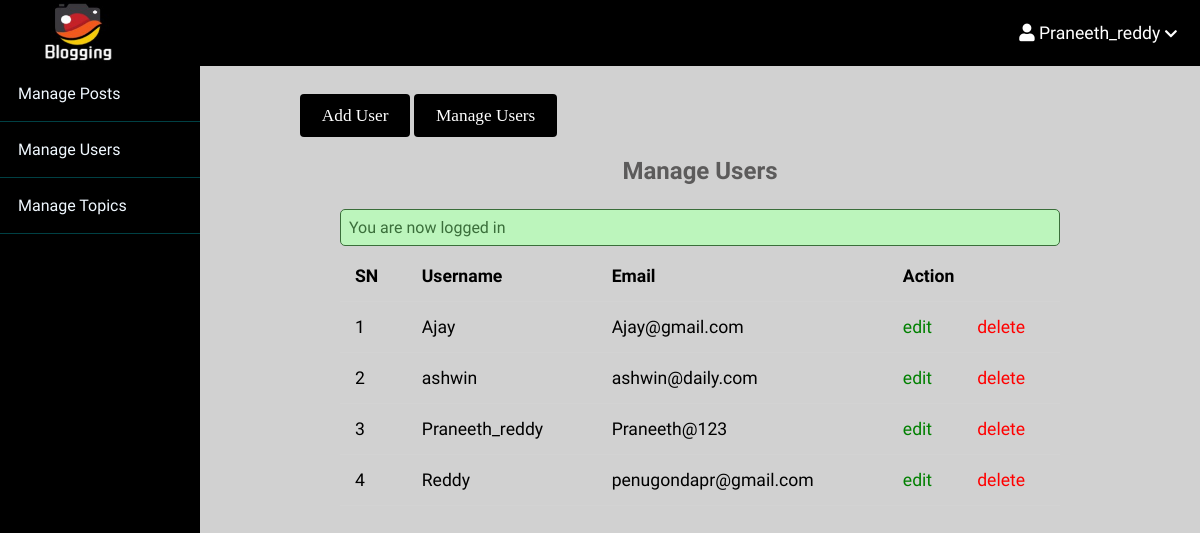
The app's page /admin/users/index.php (signed in) with its own data.
### tables this page shows
CREATE TABLE `users` (
  `id` int(11) NOT NULL,
  `admin` tinyint(4) NOT NULL,
  `username` varchar(255) NOT NULL,
  `email` varchar(255) NOT NULL,
  `password` varchar(255) NOT NULL,
  `created_at` timestamp NOT NULL DEFAULT current_timestamp()
);

### app/controllers/users.php (called while the page is built, shortened)
<?php
include(ROOT_PATH . "/app/database/db.php");
$table = 'users';
$admin_users = selectAll($table);

### app/database/db.php (called while the page is built, shortened)
<?php
require('connect.php');
function selectAll($table, $conditions = [])
{
    global $conn;
    $sql = "SELECT * FROM $table";
    if (empty($conditions)) {
        $stmt = $conn->prepare($sql);
        $stmt->execute();
        $records = $stmt->get_result()->fetch_all(MYSQLI_ASSOC);
        return $records;
    }
}

### admin/users/index.php (the view, shortened to what this page needs)
<?php include(ROOT_PATH . "/app/controllers/users.php");
?>
<!DOCTYPE html>
<html lang="en">
    <head>
        <link rel="stylesheet"
            href="https://use.fontawesome.com/releases/v5.7.2/css/all.css"
>
        <link rel="stylesheet" href="../../assets/css/style.css">
        <link rel="stylesheet" href="../../assets/css/admin.css">
    </head>
    <body>
    <?php include(ROOT_PATH . "/app/includes/adminHeader.php"); ?>
        <div class="admin-wrapper">
        <?php include(ROOT_PATH . "/app/includes/adminSidebar.php"); ?>
            <div class="admin-content">
                <div class="button-group">
                    <a href="create.php" class="btn btn-big">Add User</a>
                    <a href="index.php" class="btn btn-big">Manage Users</a>
                </div>
                <div class="content">
                    <h2 class="page-title">Manage Users</h2>
                    <?php include(ROOT_PATH . "/app/includes/messages.php"); ?>
                    <table>
                        <thead>
                            <th>SN</th>
                            <th>Username</th>
                            <th>Email</th>
                            <th colspan="2">Action</th>
                        </thead>
                        <tbody>
                            <?php foreach ($admin_users as $key => $user): ?>
                                <tr>
                                    <td><?php echo $key + 1; ?></td>
                                    <td><?php echo $user['username']; ?></td>
                                    <td><?php echo $user['email']; ?></td>
                                    <td><a href="edit.php?id=<?php echo $user['id']; ?>" class="edit">edit</a></td>
                                    <td><a href="index.php?delete_id=<?php echo $user['id']; ?>" class="delete">delete</a></td>
                                </tr>
                            <?php endforeach; ?>
                        </tbody>
                    </table>
                </div>
            </div>
        </div>
    </body>
</html>

### assets/css/style.css (style rules this page uses)
* { box-sizing: border-box }
html, body { height: 100%; padding: 0px; margin: 0px; background-color: rgb(209 209 209); font-family: 'Acme'; }
h1, h2, h3, h4, h5, h6 { font-family: 'Trade winds'; color: #5c5b5b; margin: 5px; }
a { text-decoration: none; color: inherit; }
.btn { padding: 0.5rem 1rem; background: #000000; color: white; border: 1px solid transparent; border-radius: 0.25rem; font-size: 1.08em; font-family: 'Lora', serif; }
.btn-big { padding: 0.7rem 1.3rem; line-height: 1.3rem; }
.content { width: 90%; margin: 30px auto 30px; }

### assets/css/admin.css (style rules this page uses)
.admin-wrapper { display: flex; height: calc(100% - 66px); }
.admin-wrapper .admin-content { flex: 8; height: 100%; padding: 40px 100px 100px; overflow-y: scroll; }
.admin-content .page-title { text-align: center; margin-bottom: 1.5rem; }
table { width: 100%; border-collapse: collapse; font-size: 1.1rem; }
th, td { padding: 15px; text-align: left; border-bottom: 1px solid #d3d3d3; }
.edit { color: green; }
.delete { color: red; }

### records on screen
users: username "Ajay", email "Ajay@gmail.com"
users: username "ashwin", email "ashwin@daily.com"
users: username "Praneeth_reddy", email "Praneeth@123"
users: username "Reddy", email "penugondapr@gmail.com"

### other values on screen
$_SESSION['username'] "Praneeth_reddy"
$_SESSION['message'] "You are now logged in"
